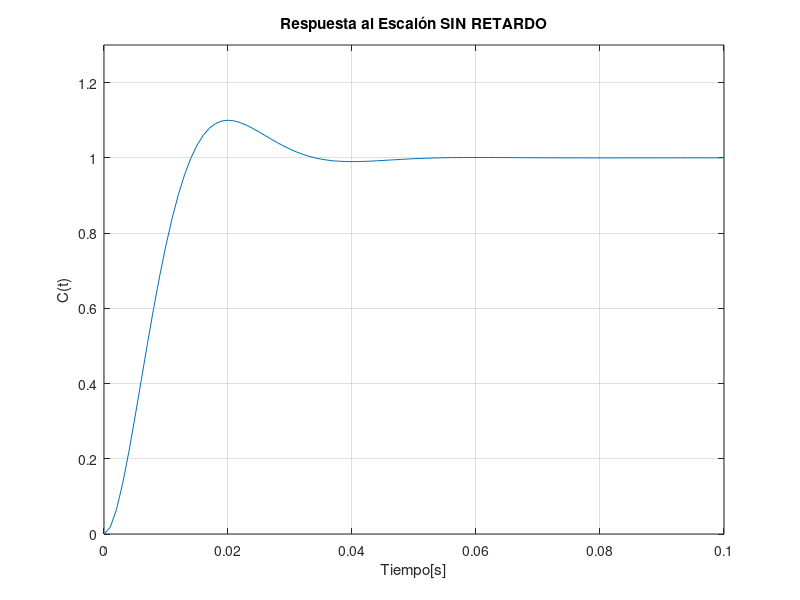

The MATLAB source for this figure:
clear all; close all; clc

pkg load control

s=tf("s");

U=1;
Yss=1;
Ymax=1.1;
tp = 0.02;


K=Yss/U;
Mp=(Ymax-Yss)/Yss
cita = sqrt(log(Mp)^2 / (log(Mp)^2 + pi^2))
wd=pi/tp
wn = wd / (sqrt(1 - cita^2))

num=K*(wn^2);
dem=[1 2*cita*wn wn^2];

disp("Funcion de Transferencia SIN RETARDO AGREGADO de 0.01s");
G=tf(num , dem)
disp("Polos:");
pole(G)



figure(1);
step(G,0.1);
grid on;
title("Respuesta al Escalón SIN RETARDO");
xlabel("Tiempo[s]")
ylabel("C(t)")
ylim([0 1.3])
